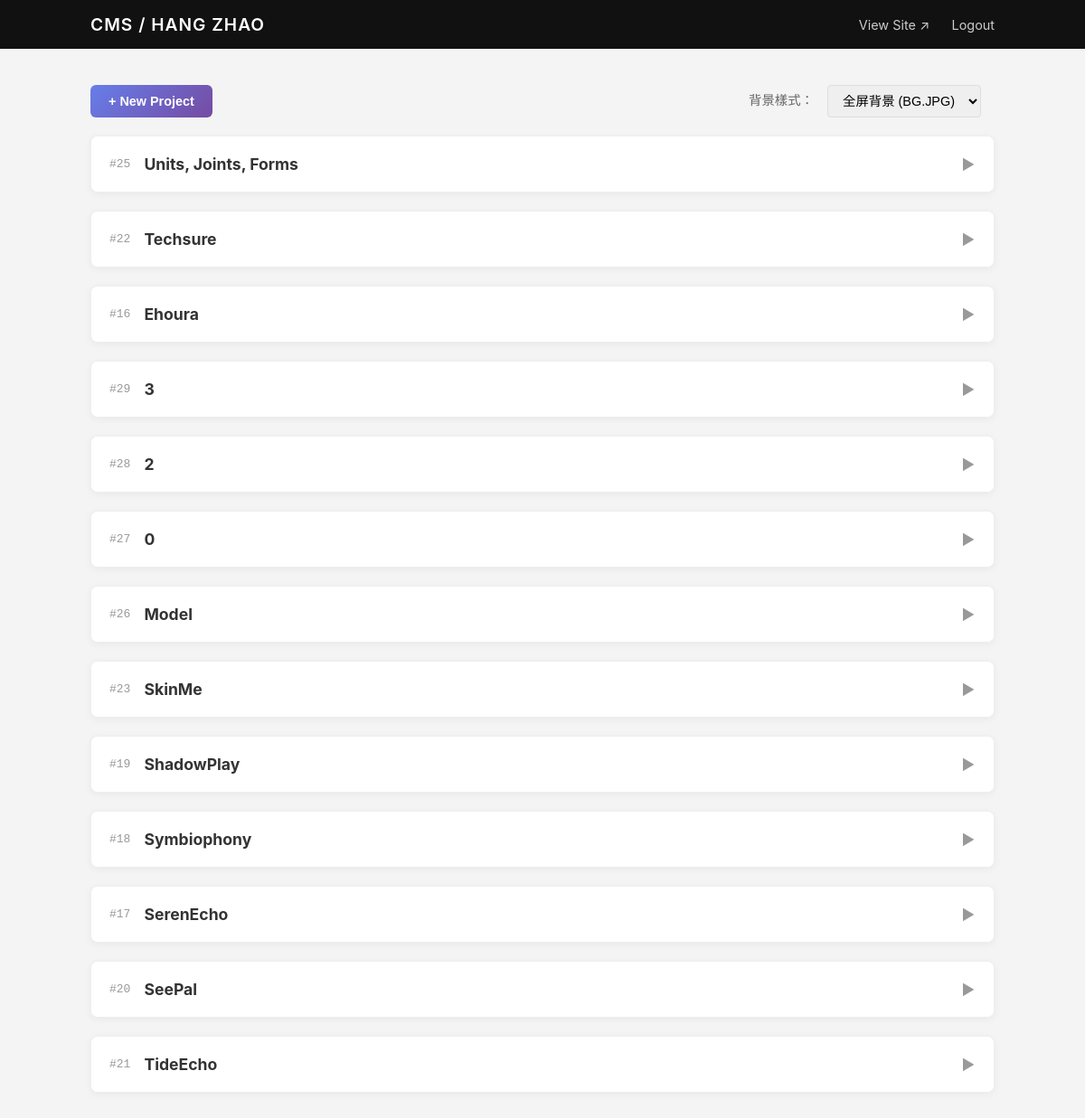
/admin.php (signed in), run on the app's committed database.
### tables this page shows
CREATE TABLE projects (
      id INTEGER PRIMARY KEY AUTOINCREMENT,
      title TEXT NOT NULL,
      slug TEXT UNIQUE,
      description TEXT,
      tags TEXT,                 -- 逗号分隔，或存 JSON
      image_url TEXT,            -- 首图
      gallery_json TEXT,         -- 其他图 JSON 数组
      meta_json TEXT,            -- 可扩展的结构化元数据（JSON），用于 subtitle/links/tools/process 等
      url TEXT,                  -- 外链（Behance/GitHub/视频等）
       year INTEGER,
       month INTEGER,
      featured INTEGER DEFAULT 0,
      order_index INTEGER DEFAULT 0,
      created_at TEXT NOT NULL,
      updated_at TEXT NOT NULL
    , background_problem TEXT, design_goals TEXT, solution_overview TEXT, interaction_design TEXT, pipeline TEXT, prototype_highlights TEXT, usability_testing TEXT, outcomes TEXT, ethics TEXT, next_steps TEXT, media_notes TEXT, acknowledgements TEXT, contact TEXT, subtitle TEXT, links TEXT, tools TEXT, hero_media TEXT);

### src/config.php (called while the page is built)
<?php
return [
  'db_path' => '/Users/apple/Documents/GitHub/hang-web/src/../data/portfolio.sqlite',
  'admin_password' => '949949Zh',
  'site_name' => 'HANG ZHAO',
  'background_style' => 'full',
];

### src/db.php (called while the page is built, shortened)
<?php
function get_pdo(): PDO {
  static $pdo = null;
  if ($pdo) return $pdo;
  $config = require __DIR__ . '/config.php';
  $dsn = 'sqlite:' . $config['db_path'];
  $pdo = new PDO($dsn, null, null, [
    PDO::ATTR_ERRMODE => PDO::ERRMODE_EXCEPTION,
    PDO::ATTR_DEFAULT_FETCH_MODE => PDO::FETCH_ASSOC,
  ]);
  $pdo->exec('PRAGMA foreign_keys = ON;');
  return $pdo;
}

### src/functions.php (called while the page is built, shortened)
<?php
require_once __DIR__ . '/db.php';
function get_projects(bool $only_featured = false): array
{
  $pdo = get_pdo();
  $sql = "SELECT * FROM projects ";
  $sql .= "ORDER BY featured DESC, order_index DESC, year DESC, id DESC";
  return $pdo->query($sql)->fetchAll();
}

### public/admin.php (the view, shortened to what this page needs)
<?php
require __DIR__ . '/../src/functions.php';
$config = require __DIR__ . '/../src/config.php';
$is_logged_in = !empty($_SESSION['admin_ok']);
$projects = $is_logged_in ? get_projects(false) : [];
?>
<!doctype html>
<html lang="en">
<head>
  <link rel="stylesheet" href="css/admin.css?v=<?= time() ?>">
  <link rel="stylesheet" href="https://unpkg.com/easymde/dist/easymde.min.css">
  <link href="https://unpkg.com/cropperjs@1.5.13/dist/cropper.min.css" rel="stylesheet">
</head>
<body class="admin-page">
  <header class="admin-header">
    <div class="header-inner">
      <h1>CMS / <?= htmlspecialchars($config['site_name']) ?></h1>
      <nav>
        <a href="index.php" target="_blank" class="btn-text">View Site ↗</a>
        <?php if ($is_logged_in): ?>
          <a href="admin.php?action=logout" class="btn-text danger">Logout</a>
        <?php endif; ?>
      </nav>
    </div>
  </header>
  <main class="admin-container">
    <?php if (!$is_logged_in): ?>
      <div class="login-card">
        <form method="post"><input type="hidden" name="action" value="login"><input type="password" name="password"
            placeholder="Password" required autofocus><button class="btn-primary" type="submit">Login</button></form>
      </div><?php else: ?>
      <div class="actions-bar">
        <button class="btn-primary"
          onclick="document.getElementById('create-form').classList.toggle('hidden')">+ New Project</button>
        <div style="margin-left: auto; display: flex; align-items: center; gap: 15px;">
          <label style="font-size: 0.9rem; color: #666;">背景樣式：</label>
          <select id="bg-style-selector" onchange="updateBackgroundStyle(this.value)"
                  style="padding: 8px 12px; border: 1px solid #ddd; border-radius: 4px; font-size: 0.9rem;">
            <option value="full" <?= ($config['background_style'] ?? 'full') === 'full' ? 'selected' : '' ?>>全屏背景 (BG.JPG)</option>
          </select>
        </div>
      </div>
      <div class="project-list">
        <?php foreach ($projects as $p):
          ?>
          <div class="editor-card collapsed" id="project-<?= $p['id'] ?>">
            <div class="card-header" onclick="toggleEdit(<?= $p['id'] ?>)">
              <div class="header-info"><span class="id">#<?= $p['id'] ?></span><strong
                  class="title"><?= htmlspecialchars($p['title']) ?></strong></div><span class="arrow">▼</span>
            </div>
          </div>
        <?php endforeach; ?>
      </div>
    <?php endif; ?>
  </main>
</body>
</html>

### public/css/admin.css (style rules this page uses)
body.admin-page { background-color: #f4f4f4; color: #333; font-family: -apple-system, BlinkMacSystemFont, "Segoe UI", Roboto, sans-serif; margin: 0; padding: 0; }
.admin-header { background: #111; color: #fff; padding: 15px 0; position: sticky; top: 0; z-index: 100; }
.header-inner { max-width: 1000px; margin: 0 auto; padding: 0 20px; display: flex; justify-content: space-between; align-items: center; }
.admin-header h1 { margin: 0; font-size: 1.2rem; font-weight: 600; letter-spacing: 1px; }
.btn-text { color: #ccc; text-decoration: none; font-size: 0.9rem; margin-left: 20px; transition: color 0.2s; }
.admin-container { max-width: 1000px; margin: 40px auto; padding: 0 20px; }
.btn-primary { background: #111; color: #fff; border: none; padding: 10px 20px; border-radius: 4px; cursor: pointer; transition: background 0.2s; }
.actions-bar { display: flex; justify-content: space-between; align-items: center; margin-bottom: 20px; }
.editor-card { background: #fff; border-radius: 8px; box-shadow: 0 2px 8px rgba(0, 0, 0, 0.05); margin-bottom: 20px; overflow: hidden; border: 1px solid #eee; transition: all 0.3s ease; }
.card-header { padding: 20px; background: #fff; border-bottom: 1px solid #f0f0f0; display: flex; justify-content: space-between; align-items: center; cursor: pointer; user-select: none; }
.header-info { display: flex; align-items: center; gap: 15px; }
.header-info .id { color: #999; font-family: monospace; }
.header-info .title { font-size: 1.1rem; }
.arrow { transition: transform 0.3s; color: #999; }
.editor-card.collapsed .arrow { transform: rotate(-90deg); }
.editor-card.collapsed .card-header { border-bottom: none; }
label { display: block; margin-bottom: 6px; font-weight: 500; font-size: 0.9rem; color: #444; }
.btn-primary, .btn-secondary { padding: 10px 20px; border: none; border-radius: 6px; font-size: 0.9rem; font-weight: 600; cursor: pointer; transition: all 0.2s ease; }
.btn-primary { background: linear-gradient(135deg, #667eea 0%, #764ba2 100%); color: white; }

### data on the page
projects: id "25", title "Units, Joints, Forms"
projects: id "22", title "Techsure"
projects: id "16", title "Ehoura"
projects: id "29", title "3"
projects: id "28", title "2"
projects: id "27", title "0"
projects: id "26", title "Model"
projects: id "23", title "SkinMe"
projects: id "19", title "ShadowPlay"
projects: id "18", title "Symbiophony"
projects: id "17", title "SerenEcho"
projects: id "20", title "SeePal"
projects: id "21", title "TideEcho"

### other printed values
$config['site_name'] "HANG ZHAO"
